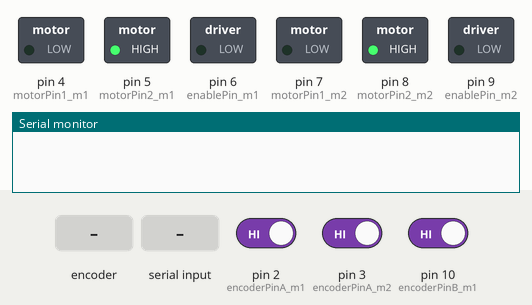
Recording of a sketch running on a simulated Arduino Uno, built with avr-gcc and run on an emulated ATmega328P. On the bench: switched loads named in the sketch (green lamp = pin HIGH), the last lines printed to the serial monitor. The inputs (shaded band) are chosen by the test bench; at power-on: pin 2 (encoderPinA_m1) HIGH, pin 3 (encoderPinA_m2) HIGH, pin 10 (encoderPinB_m1) HIGH.

Above: at 4.2 s.
4.3 s: rotary encoder on pin 2 (encoderPinA_m1) / pin 10 (encoderPinB_m1) turned 3 steps (first pin leading)
At 5.3 s:
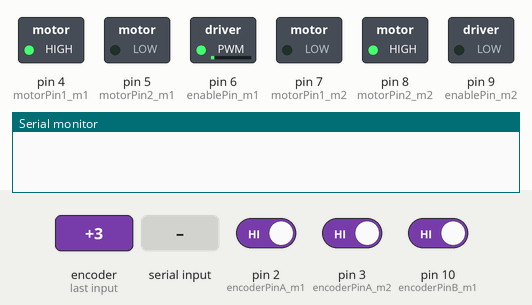
6.4 s: "90;45\n" received over Serial
At 7.2 s:
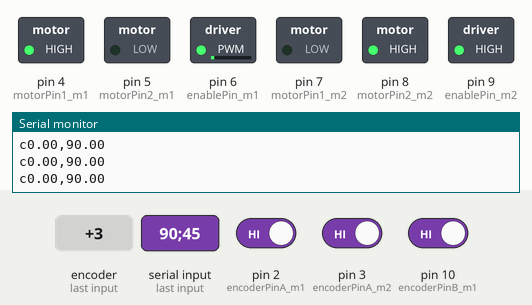
Timing chart, 0 to 9.4 s (numbered marks = the images above; inputs shaded):
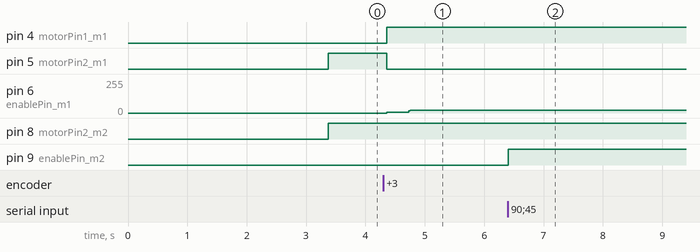

The sketch:

PIDgendataeditfinal.ino.i__1_.ino
```cpp
/*
   7MRI0060 - Applied Medical Robotics Module
   October 2024
   Author: Alejandro Granados and Harry Robertshaw

   Purpose: Run a PID controller

   Tasks:
    1. Set pins to code
    2. Compute degrees and bound them to [-360,360]
    3. Compute elapsed time (deltaT) and control the frequency of printing
    4. Set demand position in degrees and compute errors (compared to previous, accumulation, and differential).
       Hint: make sure you update previous error at the end.
    5. Compute PID
    6. Send voltage to motors
    7. Plot demand versus current position in degrees
*/

// Define constants for pulses per revolution (PPR) and gear ratio (GR)
const float PPR = 3575.0855;
const float GR = 297.924;
const float CPR = 3; //encoder counts per revolution ie pulses per revolution

// Variables for tracking encoder positions
volatile long counter_m1 = 0;
volatile long counter_m2 = 0;
int aLastState_m1; //Last state of encoders from pin A motor 1(pin 2) --> Used to identify whether there is movement of the motor
int aLastState_m2; //Last state of encoders from pin A motor 2(pin 3) --> Used to identify whether there is movement of the motor

// Pins for reading encoders of motor 1 and 2
const int encoderPinA_m1 = 2;
const int encoderPinB_m1 = 10;
const int encoderPinA_m2 = 3;
const int encoderPinB_m2 = 11;

// Pins for setting the direction of motor 1 and 2
const int motorPin1_m1 = 4;//#4; //Comeback here and revise positions of the motorpins
const int motorPin2_m1 = 5;//5;
const int motorPin1_m2 = 7;
const int motorPin2_m2 = 8;

// Pins for setting the speed of rotation (Enable pin) of motors 1 and 2
const int enablePin_m1 = 6; //Comeback to verify the wirings
const int enablePin_m2 = 9;

//Declare
int i = 0;                // counter
String matlabStr = "";    // receives the string from matlab, it is empty at first
bool readyToSend = false; // flag to indicate a command was received and now ready to send back to matlab
bool logs = false;

char c;                   // characters received from matlab
float val1 = 0.0;         // input1 from matlab
float val2 = 0.0;         // input2 from matlab

long currentPosition_m1 = 0; //Current position of motor 1 according to counter
long currentPosition_m2 = 0; //Current position of motor 2 according to counter
float currentPositionInDegrees_m1; //Current position of motor 1 in degrees based on currentPosition_m1 variable
float currentPositionInDegrees_m2; //Current position of motor 2 in degrees based on currentPosition_m2 variable

// Time parameters to calculate speed of program execution
unsigned long currentTime;
unsigned long previousTime = 0;
unsigned long deltaT;

// PID gains to optimise accuracy and reduce error
float Kp_m1 = 20, Kd_m1 = 0, Ki_m1 = 0;
float Kp_m2 = 20, Kd_m2 = 0, Ki_m2 = 0;

// Error values --> Initialised for use later on in the program
float errorPositionInDegrees_prev_m1 = 0, errorPositionInDegrees_sum_m1 = 0;
float errorPositionInDegrees_prev_m2 = 0, errorPositionInDegrees_sum_m2 = 0;

void setup() {

  Serial.begin(9600);

  // Task 1: Initialize the pins using pinMode and attachInterrupt functions
  pinMode(encoderPinA_m1, INPUT_PULLUP);
  pinMode(encoderPinB_m1, INPUT_PULLUP);
  pinMode(encoderPinA_m2, INPUT_PULLUP);
  pinMode(encoderPinB_m2, INPUT_PULLUP);

  pinMode(motorPin1_m1, OUTPUT);
  pinMode(motorPin2_m1, OUTPUT);
  pinMode(enablePin_m1, OUTPUT);
  pinMode(motorPin1_m2, OUTPUT);
  pinMode(motorPin2_m2, OUTPUT);
  pinMode(enablePin_m2, OUTPUT);


  attachInterrupt(digitalPinToInterrupt(encoderPinA_m1), updateEncoder_m1, CHANGE);
  attachInterrupt(digitalPinToInterrupt(encoderPinA_m2), updateEncoder_m2, CHANGE);

  aLastState_m1 = digitalRead(encoderPinA_m1);
  aLastState_m2 = digitalRead(encoderPinA_m2);

  delay(3000);
  previousTime = micros();

}

void loop() {
  // First wait to receive data from matlab to arduino
  if (readyToSend == false) {
    if (Serial.available()>0)       // is there anything received?
    {
      c = Serial.read();            // read characters
      matlabStr = matlabStr + c;    // append characters to string as these are received

      if (matlabStr.indexOf(";") != -1) // have we received a semi-colon (indicates end of command from matlab)?
      {
        readyToSend = true;         // then set flag to true since we have received the full command

        // parse incomming data, e.g. C40.0,3.5;
        int posComma1 = matlabStr.indexOf(",");                     // position of comma in string
        val1 = matlabStr.substring(1, posComma1).toFloat();         // float from substring from character 1 to comma position
        int posEnd = matlabStr.indexOf(";");                        // position of last character
        val2 = matlabStr.substring(posComma1+1, posEnd).toFloat();  // float from substring from comma+1 to end-1
      }
    } //end of inner
  } //end of larger loop

  // Task 2: Compute the current position in degrees and bound it to [-360,360]
  float demandPositionInDegrees_m1 = val1; //Position that we are inputting into motor 1 in degrees
  float demandPositionInDegrees_m2 = val2; //Position that we are inputting into motor 2 in degrees

  currentPositionInDegrees_m1 = ((counter_m1 * 360) / (CPR * GR * 2));

  if (currentPositionInDegrees_m1 >= 360.0 || currentPositionInDegrees_m1 <= -360.0) {
    counter_m1 -= ((GR * CPR * 2) * ((int)(currentPositionInDegrees_m1 / 360)));
  }

  currentPositionInDegrees_m2 = ((counter_m2 * 360) / (CPR * GR * 2));

  if (currentPositionInDegrees_m2 >= 360.0 || currentPositionInDegrees_m2 <= -360.0){
    counter_m2 -= ((GR * CPR * 2) * ((int)(currentPositionInDegrees_m2 / 360)));
  }

  // Task 3: Compute elapsed time (deltaT) and control the frequency of printing

  currentTime = micros();
  deltaT = currentTime - previousTime;
  previousTime = currentTime;

  if (logs == true) {
  Serial.println(" ");
  }
  // digitalWrite(motorPin1_m1, HIGH);

  if (deltaT > 400) {
    // Task 4: Compute error (P,I,D), and ensure that the previous error is updated to minimize error and optimize accuracy
    float errorPositionInDegrees_m1 = currentPositionInDegrees_m1 - demandPositionInDegrees_m1;
    float errorPositionInDegrees_diff_m1 = (errorPositionInDegrees_m1 - errorPositionInDegrees_prev_m1) / deltaT;
    errorPositionInDegrees_sum_m1 += errorPositionInDegrees_m1;
    errorPositionInDegrees_prev_m1 = errorPositionInDegrees_m1;

    float errorPositionInDegrees_m2 = currentPositionInDegrees_m2 - demandPositionInDegrees_m2;
    float errorPositionInDegrees_diff_m2 = (errorPositionInDegrees_m2 - errorPositionInDegrees_prev_m2) / deltaT;
    errorPositionInDegrees_sum_m2 += errorPositionInDegrees_m2;
    errorPositionInDegrees_prev_m2 = errorPositionInDegrees_m2;


    // Task 5: Compute the PID output
    float controllerOutput_m1 = errorPositionInDegrees_m1 * Kp_m1 + errorPositionInDegrees_diff_m1 * Kd_m1 + errorPositionInDegrees_sum_m1 * Ki_m1 * deltaT;
    controllerOutput_m1 = constrain(controllerOutput_m1, -255, 255); //Restricting the amount of voltage that can be sent to the motors

    float controllerOutput_m2 = errorPositionInDegrees_m2 * Kp_m2 + errorPositionInDegrees_diff_m2 * Kd_m2 + errorPositionInDegrees_sum_m2 * Ki_m2 * deltaT;
    controllerOutput_m2 = constrain(controllerOutput_m2, -255, 255); //Restricting the amount og voltage that can be sent to the motors

    // Serial.print(controllerOutput_m1);
    // Serial.println(controllerOutput_m2);
    // Task 6: Send voltage to motors
    if (controllerOutput_m1 > 0){
      digitalWrite(motorPin1_m1, HIGH);
      digitalWrite(motorPin2_m1, LOW);
      analogWrite(enablePin_m1, controllerOutput_m1);
    } else {
      digitalWrite(motorPin1_m1, LOW);
      digitalWrite(motorPin2_m1, HIGH);
      analogWrite(enablePin_m1, -controllerOutput_m1);
    }

    if (controllerOutput_m2 > 0){
      digitalWrite(motorPin1_m2, HIGH);
      digitalWrite(motorPin2_m2, LOW);
      analogWrite(enablePin_m2, controllerOutput_m2);
    } else {
      digitalWrite(motorPin1_m2, LOW);
      digitalWrite(motorPin2_m2, HIGH);
      analogWrite(enablePin_m2, -controllerOutput_m2);
    }

    // Task 7: Print the current position and demanded position in degrees for plotting
    if (logs == true) {
    Serial.print(currentPositionInDegrees_m1);
    Serial.print(" ");
    Serial.println(demandPositionInDegrees_m1);

    Serial.print(currentPositionInDegrees_m2);
    Serial.print(" ");
    Serial.println(demandPositionInDegrees_m2);
    }

  }
  // Then, start sending data from Ardiono to matlab
  if (readyToSend)  // arduino has received command form matlab and now is ready to send
  {
    // e.g. c1,100
    Serial.print("c");                    // command
    Serial.print(val1);                      // series 1
    Serial.print(",");                    // delimiter
    Serial.print(val2); // series 2
    Serial.write(13);                     // carriage return (CR)
    Serial.write(10);                     // new line (NL)
    i += 1;
  }
}


  // Interrupt functions for tracking the encoder positions
void updateEncoder_m1() {
  // Code to update counter_m1 based on the state of the encoder pins
  aLastState_m1 = counter_m1;
  int aState_m1 = digitalRead(encoderPinA_m1);
  int bState_m1 = digitalRead(encoderPinB_m1);
  if (aState_m1 != aLastState_m1){
    if (bState_m1 != aState_m1){
      counter_m1 += 1;
    } else {
      counter_m1 -= 1;
    }
    aLastState_m1 = aState_m1;
  }
}

void updateEncoder_m2() {
  // Code to update counter_m2 based on the state of the encoder pins
  aLastState_m2 = counter_m2;
  int aState_m2 = digitalRead(encoderPinA_m2);
  int bState_m2 = digitalRead(encoderPinB_m2);
  if (aState_m2 != aLastState_m2){
    if (bState_m2 != aState_m2){
      counter_m2 += 1;
    } else {
      counter_m2 -= 1;
    }
    aLastState_m2 = aState_m2;
  }
}


 
```

Measured:
- after the input at 4.3 s, pin 4 (motorPin1_m1): LOW → HIGH after 0.06 s; pin 5 (motorPin2_m1): HIGH → LOW after 0.06 s; pin 6 (enablePin_m1): 0/255 → 4/255 after 0.06 s, → 20/255 0.36 s later
- after the input at 6.4 s, pin 9 (enablePin_m2): LOW → HIGH at once
